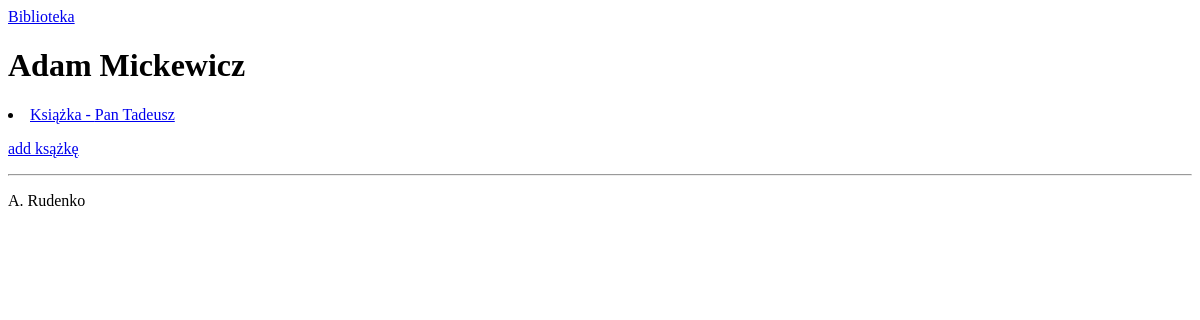
Page /authors/1 on the earlier database version.
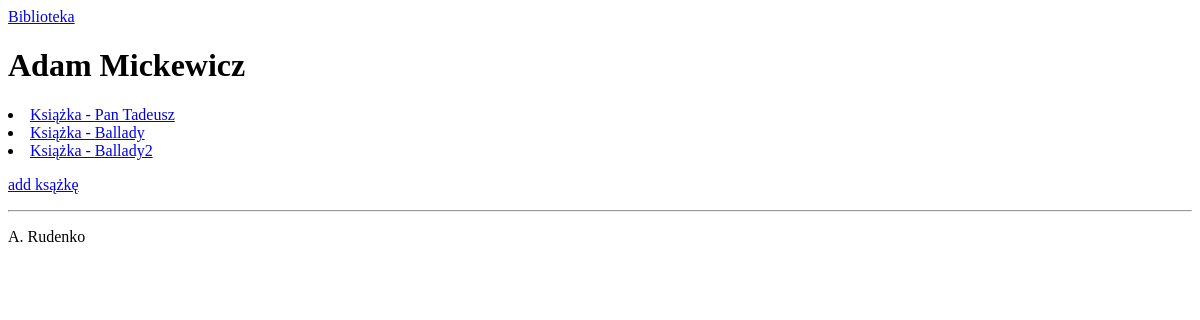
Same page on the later database version.
### library/models.py (models this page shows, shortened)
class Author(models.Model):
    name=models.CharField(max_length=200)
    def __str__(self):
        return self.name

class Book(models.Model):
    title = models.CharField(max_length=200)
    description=models.TextField()
    author = models.ForeignKey(Author,on_delete=models.CASCADE)

### library/views.py (the view)
# urls.py: path("authors/<int:author_id>",library.views.author, name = "author"),
def author(request,author_id):
   author=Author.objects.get(id=author_id)
   listabooks = author.book_set.all()
   return render(request, "library/author.html",{"author":author, "listabooks": listabooks})

### library/templates/library/author.html (shortened to what this page needs)
{% extends 'library/base.html' %}
{% block content %}
<head>
</head>
<body>
<h1>{{author}} </h1>
{% if listabooks %}
{%for book in listabooks %}
<li> <a href="{% url 'book' book.id %}"> Książka - {{book.title}} </a></li>
{% endfor %}
{% else %}
    Na tazie nie mamy książek
{% endif %}
<p><a href="{% url 'add book'%}">add ksążkę </a></p>
</body>
{% endblock %}

### library/templates/library/base.html (shortened to what this page needs)
<!DOCTYPE html>
<html lang="en">
<head>
</head>
<body>
<header><a href="{% url 'home' %}" >Biblioteka </a></header>
{% block content %}
{% endblock %}
<hr >
<p> A. Rudenko </p>
</body>
</html>

Differences in the rows shown:
added Book: title "Ballady"
added Book: title "Ballady2"
